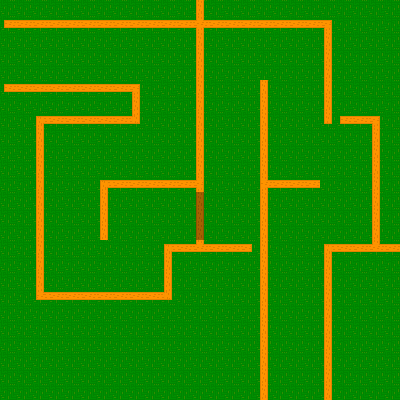

This is a level from a 2D game, rendered from its Tiled map with the project's own tilesets. A one-line summary and the complete map file follow:
An orthogonal 25x25 tile map with 16x16 px tiles, 1 tile layer (Tile Layer 1).

<map version="1.0" orientation="orthogonal" renderorder="right-down" width="25" height="25" tilewidth="16" tileheight="16" nextobjectid="1">
 <tileset firstgid="1" name="devTileset" tilewidth="16" tileheight="16" tilecount="64">
  <image source="../../img/devTileset.png" width="128" height="128" />
 </tileset>
 <layer name="Tile Layer 1" width="25" height="25">
  <data encoding="csv">
1,1,1,1,1,1,1,1,1,1,1,1,3,1,1,1,1,1,1,1,1,1,1,1,1,
14,2,2,2,2,2,2,2,2,2,2,2,4,2,2,2,2,2,2,2,5,1,1,1,1,
1,1,1,1,1,1,1,1,1,1,1,1,3,1,1,1,1,1,1,1,3,1,1,1,1,
1,1,1,1,1,1,1,1,1,1,1,1,3,1,1,1,1,1,1,1,3,1,1,1,1,
1,1,1,1,1,1,1,1,1,1,1,1,3,1,1,1,1,1,1,1,3,1,1,1,1,
14,2,2,2,2,2,2,2,5,1,1,1,3,1,1,1,3,1,1,1,3,1,1,1,1,
1,1,1,1,1,1,1,1,3,1,1,1,3,1,1,1,3,1,1,1,3,1,1,1,1,
1,1,6,2,2,2,2,2,8,1,1,1,3,1,1,1,3,1,1,1,16,14,2,5,1,
1,1,3,1,1,1,1,1,1,1,1,1,3,1,1,1,3,1,1,1,1,1,1,3,1,
1,1,3,1,1,1,1,1,1,1,1,1,3,1,1,1,3,1,1,1,1,1,1,3,1,
1,1,3,1,1,1,1,1,1,1,1,1,3,1,1,1,3,1,1,1,1,1,1,3,1,
1,1,3,1,1,1,6,2,2,2,2,2,12,1,1,1,10,2,2,2,1,1,1,3,1,
1,1,3,1,1,1,3,1,1,1,1,1,18,1,1,1,3,1,1,1,1,1,1,3,1,
1,1,3,1,1,1,3,1,1,1,1,1,18,1,1,1,3,1,1,1,1,1,1,3,1,
1,1,3,1,1,1,3,1,1,1,1,1,18,1,1,1,3,1,1,1,1,1,1,3,1,
1,1,3,1,1,1,1,1,1,1,6,2,11,2,2,13,3,1,1,1,6,2,2,11,2,
1,1,3,1,1,1,1,1,1,1,3,1,1,1,1,1,3,1,1,1,3,1,1,1,1,
1,1,3,1,1,1,1,1,1,1,3,1,1,1,1,1,3,1,1,1,3,1,1,1,1,
1,1,7,2,2,2,2,2,2,2,8,1,1,1,1,1,3,1,1,1,3,1,1,1,1,
1,1,1,1,1,1,1,1,1,1,1,1,1,1,1,1,3,1,1,1,3,1,1,1,1,
1,1,1,1,1,1,1,1,1,1,1,1,1,1,1,1,3,1,1,1,3,1,1,1,1,
1,1,1,1,1,1,1,1,1,1,1,1,1,1,1,1,3,1,1,1,3,1,1,1,1,
1,1,1,1,1,1,1,1,1,1,1,1,1,1,1,1,3,1,1,1,3,1,1,1,1,
1,1,1,1,1,1,1,1,1,1,1,1,1,1,1,1,3,1,1,1,3,1,1,1,1,
1,1,1,1,1,1,1,1,1,1,1,1,1,1,1,1,3,1,1,1,3,1,1,1,1
</data>
 </layer>
</map>